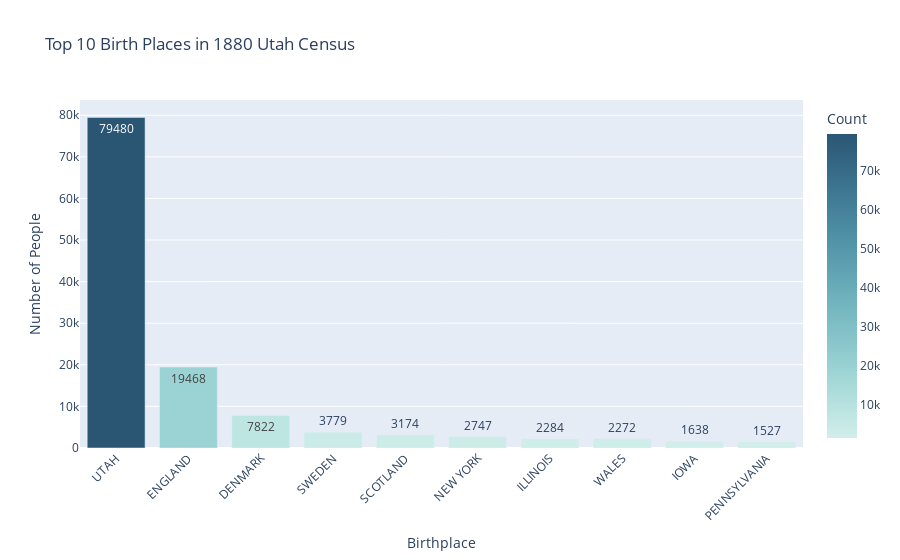

Source (notebook cell):
### Markdown cell above
## Birthplace Analysis

Let's visualize where people in Utah were born:

### Code cell
# Get the top birthplaces (excluding blank entries)
birthplace_counts = census_df['birthstate'].value_counts().reset_index()
birthplace_counts.columns = ['Birthplace', 'Count']
birthplace_counts = birthplace_counts[birthplace_counts['Birthplace'] != ''].head(10)

# Create a bar chart
fig = px.bar(birthplace_counts, x='Birthplace', y='Count',
            title='Top 10 Birth Places in 1880 Utah Census',
            color='Count',
            text='Count',
            color_continuous_scale='Teal')

# Update the layout
fig.update_layout(
    xaxis_title="Birthplace",
    yaxis_title="Number of People",
    xaxis_tickangle=-45
)

# Display the plot
fig.show()

### Figure 1 — Plotly figure (JSON) as saved in the notebook; plotly's stock layout.template omitted (floating-point values rounded to 4 significant figures)
{"data": [{"alignmentgroup": "True", "hovertemplate": "Birthplace=%{x}<br>Count=%{marker.color}<extra></extra>", "legendgroup": "", "marker": {"color": [79480, 19468, 7822, 3779, 3174, 2747, 2284, 2272, 1638, 1527], "coloraxis": "coloraxis", "pattern": {"shape": ""}}, "name": "", "offsetgroup": "", "orientation": "v", "showlegend": false, "text": [79480, 19468, 7822, 3779, 3174, 2747, 2284, 2272, 1638, 1527], "textposition": "auto", "type": "bar", "x": ["UTAH", "ENGLAND", "DENMARK", "SWEDEN", "SCOTLAND", "NEW YORK", "ILLINOIS", "WALES", "IOWA", "PENNSYLVANIA"], "xaxis": "x", "y": [79480, 19468, 7822, 3779, 3174, 2747, 2284, 2272, 1638, 1527], "yaxis": "y"}], "layout": {"barmode": "relative", "coloraxis": {"colorbar": {"title": {"text": "Count"}}, "colorscale": [[0, "rgb(209, 238, 234)"], [0.1667, "rgb(168, 219, 217)"], [0.3333, "rgb(133, 196, 201)"], [0.5, "rgb(104, 171, 184)"], [0.6667, "rgb(79, 144, 166)"], [0.8333, "rgb(59, 115, 143)"], [1, "rgb(42, 86, 116)"]]}, "legend": {"tracegroupgap": 0}, "title": {"text": "Top 10 Birth Places in 1880 Utah Census"}, "xaxis": {"anchor": "y", "domain": [0, 1], "tickangle": -45, "title": {"text": "Birthplace"}}, "yaxis": {"anchor": "x", "domain": [0, 1], "title": {"text": "Number of People"}}}}
